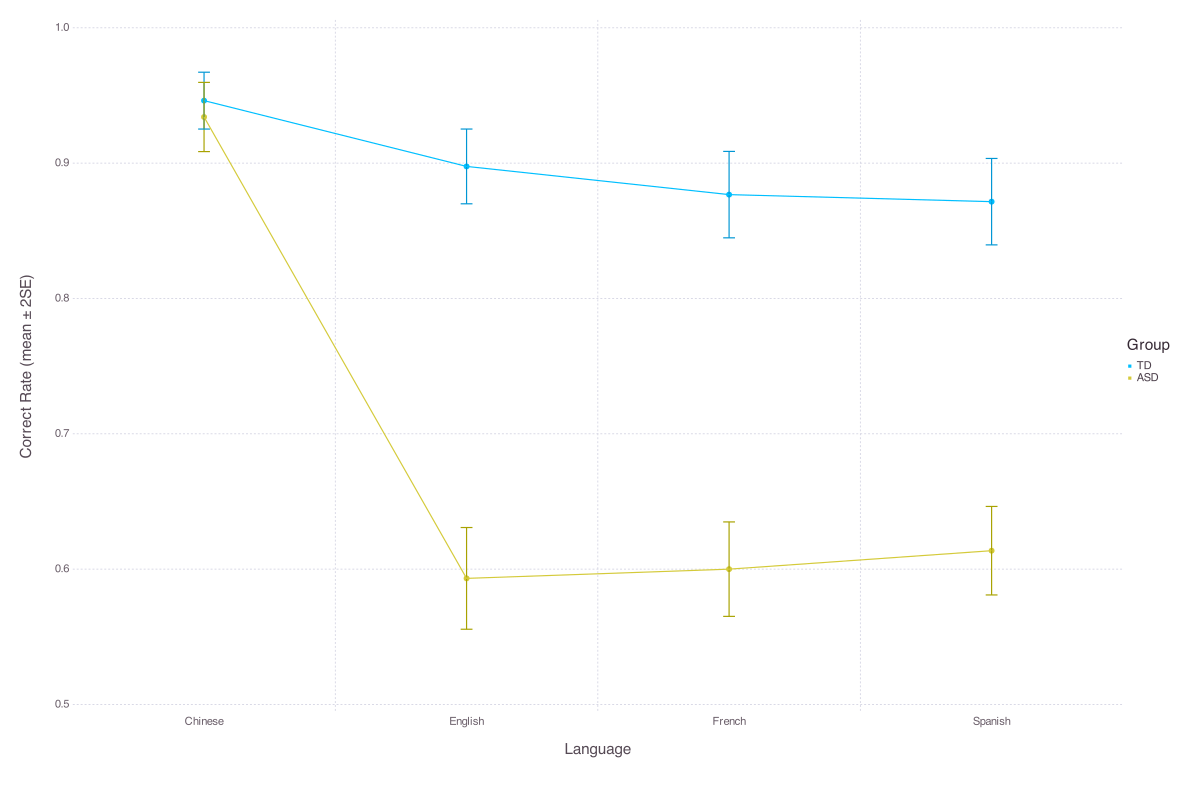

Write the Julia code that produced this figure.
### A Pluto.jl notebook ###
# v0.17.1

using Markdown
using InteractiveUtils

# ╔═╡ f52f84dc-bf83-406b-b1d9-8513d936e28a
using PlutoUI; PlutoUI.TableOfContents(title = "Table of Contents", aside = false)

# ╔═╡ e5852057-e107-4a74-97cd-bf490d467aaa
using XLSX, DataFrames, FreqTables

# ╔═╡ 49b1d733-c7a9-4f45-b6f3-1a08558b20ab
using GLM

# ╔═╡ 324d2b72-6e80-4114-b64a-efafc6130d4d
using Gadfly

# ╔═╡ bc5a5019-119f-4685-a21b-5a9c5d865095
using Cairo, Fontconfig

# ╔═╡ 18f3ad5b-f8a3-43f5-828d-42627ab99d0e
using Printf

# ╔═╡ 0ce67939-301c-478d-b2ad-c4f03d9e1295
md"""
## Basic setting
"""

# ╔═╡ ee7cc4f7-2e96-466f-ab44-eeb2ce358104
md"""
### Load packages
"""

# ╔═╡ d57bad85-f563-4423-a7fe-a46e0785f147
import Pipe: @pipe

# ╔═╡ af94d0a7-0499-44c0-b5fb-adcd31854a47
import Statistics: mean, std

# ╔═╡ fca8f0ea-8e95-461c-b4dc-f32dcaed8485
md"""
### Set directory
"""

# ╔═╡ d6417408-4542-11ec-394c-33ff544076b7
cd(@__DIR__) # pwd(), Set current directory to location of current file

# ╔═╡ 710b2a12-b3ad-41e3-a2f5-1b6202ae4130
md"""
## Import data
"""

# ╔═╡ 9bd6be40-8108-48d7-a2a9-a20f686aaee7
XLSX.sheetnames(XLSX.readxlsx("Childdata.xlsx")) # Insepect Sheet Names

# ╔═╡ 60eebcdc-6b1a-4dca-9b84-afebf04d9632
begin
	# 1. Read `TD` data and insert column `Group` with value `TD`
	TD = DataFrame(XLSX.readtable("Childdata.xlsx", "TD")...)
	insertcols!(TD, 1, :Group => "TD")
	
	# 2. Read `ASD` data and insert column `Group` with value `ASD`
	ASD = DataFrame(XLSX.readtable("Childdata.xlsx", "ASD")...)
	insertcols!(ASD, 1, :Group => "ASD")

	# 3. Combine the two dataframes into one
	td_asd = vcat(TD, ASD);

	# 4. Remove column `OverallRate`
	select!(td_asd, Not(:OverallRate))

	# 5. Convert wide to long format
	dt = stack(td_asd, 8:11, variable_name = "Language", value_name = "Rate")

	# 6. Remove substring `Rate` from `:Language` column
	transform!(dt, 
		:Language => ByRow(x -> replace(x, r"(.*?)Rate" => s"\1")) => :Language)

	# 7. Replace study number with tested emotion pairs
	replace!(dt.STUDY, 1 => "Happy-Sad", 2 => "Surprise-Angry")

	# 8. Change column names
	rename!(dt, "STUDY" => "Emotion", "agegroup" => "AgeGroup", 
		"Sub" => "Subject", "block" => "Block", "age" => "Age")

	# 9. Change data formats
	NewSubject(i, j) = string("S", SubString(j, 1, 1), lpad(i, 3, "0"))
	transform!(dt,
		:Emotion           => ByRow(string)                    => :Emotion,
		[:Subject, :Group] => ByRow(NewSubject)                => :Subject,
		:Gender            => ByRow(i -> i == "0" ? "F" : "M") => :Gender,
		:Age               => ByRow(Float64)                   => :Age,
		:AgeGroup          => ByRow(i -> string(i, "yrs"))     => :AgeGroup,
		:Block             => ByRow(i -> string("B", i))       => :Block,
		:Rate              => ByRow(Float64)                   => :Rate
	)

end;

# ╔═╡ 1e181501-cd06-4c7f-a7c9-5f3b0e6748c9
md"""
## First glance
"""

# ╔═╡ b249e0dc-397c-45b6-ab6d-442b319d8df2
md"""
### Basic information
"""

# ╔═╡ f80c31e9-c301-4d72-b4d6-267b370153d3
describe(dt)

# ╔═╡ c14ef831-413e-4556-bf38-af1893b584d1
unique(dt.Rate)

# ╔═╡ 72180100-3084-4214-ae7b-d36b4cd3aef5
freqtable(dt, :Group, :Language)

# ╔═╡ f491cfe0-9c81-4025-bede-13adb26e9066
md"""
### Box plot
"""

# ╔═╡ e2601f01-8774-416f-bd95-0ea8e61ee495
set_default_plot_size(18cm, 12cm)

# ╔═╡ 568f7944-aad7-4945-ac79-ced458795e1a
p1 = plot(dt, 
	x = :Language, y = :Rate, color = :Group,
	xgroup = :Emotion, ygroup = :AgeGroup,
	Geom.subplot_grid(Geom.boxplot),
	Theme(boxplot_spacing = 3px, default_color = "white")
)

# ╔═╡ 9413b3b6-ec2b-4860-93e9-71b858ecae43
draw(PDF("AuditoryEmotion.pdf", 30cm, 20cm), p1)

# ╔═╡ 98724837-1864-41cb-ac99-ee5413ccf961
md"""
### Model selection
"""

# ╔═╡ 7d5fb4d1-eacf-4563-ae96-4b6be33549f6
begin
	f01 = @formula(Rate ~ Language * AgeGroup * Emotion * Group)
	f02 = @formula(Rate ~ 
          Language + AgeGroup + Emotion + Group		
		+ Language & Emotion 
		+ Language & Group 
		+ AgeGroup & Emotion 
		+ AgeGroup & Group 
	)
	f03 = @formula(Rate ~ Language * Group + AgeGroup & Group )
	f04 = @formula(Rate ~ Language * Group)
end;

# ╔═╡ 74ba751e-0cd3-4fa5-89ab-be9a2971d245
begin
	fm01 = fit(LinearModel, f01, dt)
	fm02 = fit(LinearModel, f02, dt)
	fm03 = fit(LinearModel, f03, dt)
	fm04 = fit(LinearModel, f04, dt)
end;

# ╔═╡ 476a9e3a-91f6-4e9d-b071-95979124c70c
ftest(fm01.model, fm02.model, fm03.model, fm04.model)

# ╔═╡ 6ffb20d0-da7d-4bc8-89bc-ddda5e12101a
LU(x) = (
	Lower = mean(x) - 2std(x) / sqrt(length(x)),
	Rate = mean(x),
	Upper = mean(x) + 2std(x) / sqrt(length(x))
)

# ╔═╡ b4e4efa4-d604-43cf-9401-8f590b70fd70
dtm1 = @pipe dt |>
	groupby(_, [:Language, :Group, :AgeGroup]) |>
	combine(_, :Rate => LU => AsTable );

# ╔═╡ 9a7eb4a2-e85f-45e4-835a-db636eef6f2e
dtm2 = @pipe dt |>
	groupby(_, [:Language, :Group]) |>
	combine(_, :Rate => LU => AsTable);

# ╔═╡ 2729e346-1936-43c1-ac09-e058c4177962
set_default_plot_size(18cm, 12cm)

# ╔═╡ b693db45-0914-434b-9c3b-58092b469a61
P2 = plot(dtm1, 
	x = :Language, y = :Rate, ymin = :Lower, ymax = :Upper, 
	color = :Group, ygroup = :AgeGroup,
	Geom.subplot_grid(
		Geom.yerrorbar, Geom.line, 
		Coord.cartesian(ymin = 0.5, ymax = 1) 
	),
	Guide.ylabel("Correct Rate (mean ± 2SE) by AgeGroup")
)

# ╔═╡ 062a825d-352e-4c30-8645-a8bad565a16a
P3 = plot(dtm2, 
	x = :Language, y = :Rate, ymin = :Lower, ymax = :Upper, color = :Group,
	Geom.line, Geom.yerrorbar, Geom.point, Coord.cartesian(ymin = 0.5, ymax = 1),
	Guide.ylabel("Correct Rate (mean ± 2SE)"))

# ╔═╡ 72014e70-7798-4952-ab6a-b3c2ff9d0ce2
draw(PDF("AuditoryEmotion.pdf", 30cm, 20cm), P3)

# ╔═╡ 50ed3cdf-42b3-4170-86c8-2f5824d61907
md"""
 ### Summary <<<<<<======
"""

# ╔═╡ d189079a-2cd0-4624-aae2-9a46b8d59dec
md"""
As we can see in the two previous pictures, the general patterns between 3yrs group and 5yrs group were quite similar, even thgough there is a significant interaction between `AgeGroup` and `Group`;

So it is relativey safe to remove the interaction effect and inspect the simple model, i.e., `fm04`,  as well as Figure `P3`.
"""

# ╔═╡ 07cb8504-f681-4a46-913f-4d4784aebe69
md"""
Click to download figure 'P3' in PDF format: [Download](https://github.com/likanzhan/DataAnalyses.jl/raw/main/notebooks/AuditoryEmotion/AuditoryEmotion.pdf).
"""

# ╔═╡ 94bf2e10-2181-4bc8-ad13-3aec88fb27b5
cf04 = coeftable(fm04)

# ╔═╡ c62a2876-57b3-44d8-a6ff-5299eccad4c1
md"""

As the model suggests, there exists a significant interaction between Group (ASD vs TD) and Language (Chinese vs English vs French vs Spanish). To be specific:

- In ASD group, the correct rate was significantly lower when the test language was a foreign language than when the test language was the participants' mother languge, i.e., Chinese. For English, _b_ = $(round(cf04.cols[1][2], digits = 2)), _t_ = $(round(cf04.cols[3][2], digits = 2)), _p_ = $(@sprintf "%.2e" cf04.cols[4][2]); for French, _b_ = $(round(cf04.cols[1][3], digits = 2)), _t_ = $(round(cf04.cols[3][3], digits = 2)), _p_ = $(@sprintf "%.2e" cf04.cols[4][3]); for Spanish: _b_ = $(round(cf04.cols[1][4], digits = 2)), _t_ = $(round(cf04.cols[3][4], digits = 2)), _p_ = $(@sprintf "%.2e" cf04.cols[4][4]).

- When the test language was Chinese, there exists no significant difference between ASD and TD: _b_ = $(round(cf04.cols[1][5], digits = 2)), _t_ = $(round(cf04.cols[3][5], digits = 2)), _p_ = $(@sprintf "%.2e" cf04.cols[4][5]).

- The difference between a foreign language and the mother language was significantly different between TD and ASD group. For English, _b_ = $(round(cf04.cols[1][6], digits = 2)), _t_ = $(round(cf04.cols[3][6], digits = 2)), _p_ = $(@sprintf "%.2e" cf04.cols[4][6]); for French, _b_ = $(round(cf04.cols[1][7], digits = 2)), _t_ = $(round(cf04.cols[3][7], digits = 2)), _p_ = $(@sprintf "%.2e" cf04.cols[4][7]); for Spanish: _b_ = $(round(cf04.cols[1][8], digits = 2)), _t_ = $(round(cf04.cols[3][8], digits = 2)), _p_ = $(@sprintf "%.2e" cf04.cols[4][8]).

"""

# ╔═╡ 5c25a4f6-98bb-416f-ace7-958d1bd4db23
md"""
## Happy-Sad emotion
"""

# ╔═╡ a9273cae-f387-4e17-95d4-6de042235eb5
md"""
### Models to compare
"""

# ╔═╡ 85e9e4d8-52f0-44c9-ac7a-b5e2db94d9e4
begin
	f1 = @formula(Rate ~ Group * AgeGroup)
	f2 = @formula(Rate ~ Group + AgeGroup)
	f3 = @formula(Rate ~ Group)
	f4 = @formula(Rate ~ AgeGroup)
end;

# ╔═╡ c29f9dca-c4bc-4ecb-b006-30e8f4818358
md"""
### Data
"""

# ╔═╡ a54d0fd0-840a-46fa-9e57-23dbcd9c294a
HS = subset(dt, :Emotion => ByRow(==("Happy-Sad")));

# ╔═╡ ac24c2c2-f987-4f8b-b455-e3ba7244419d
plot(HS, x = :Language, y = :Rate, color = :Group, 
	ygroup = :AgeGroup, Geom.subplot_grid(Geom.boxplot)
)

# ╔═╡ 40f5cde1-cb31-420a-b2c9-58634605a3c0
md"""
### Chinese
"""

# ╔═╡ c65d0c3d-2ef3-4d9a-a8a5-a55171c22104
HSCH = HS[HS.Language .== "Chinese", :];

# ╔═╡ c232525d-58bd-470b-b5ab-049e428c5186
plot(HSCH, x = :AgeGroup, y = :Rate, color = :Group, Geom.boxplot)

# ╔═╡ aaddc734-bb9f-484b-9e4b-a387ff3c4d7d
begin
	hsch1 = fit(LinearModel, f1, HSCH)
	hsch2 = fit(LinearModel, f2, HSCH)
	hsch3 = fit(LinearModel, f3, HSCH)
	hsch4 = fit(LinearModel, f4, HSCH)
end;

# ╔═╡ 16203400-230b-46c0-9376-bb66ea51c50c
ftest(hsch1.model, hsch2.model, hsch3.model)

# ╔═╡ 1a69a283-a293-4f89-bec7-ee7d2bdb1167
ftest(hsch1.model, hsch2.model, hsch4.model) # Select the Simlyest Model, hsch4

# ╔═╡ e6808d00-d343-4b73-86a6-3fa5167f779e
hscfch = coeftable(hsch4)

# ╔═╡ 7a702279-5ba2-4061-ac52-2648572eaf3f
md"""
- There exists a significant difference between 4 yrs and 5 yrs, regardless of TD and ASD, _b_ = $(round(hscfch.cols[1][2], digits = 2)), _t_ = $(round(hscfch.cols[3][2], digits = 2)), _p_ = $(hscfch.cols[4][2])
"""

# ╔═╡ c0b8258c-b0ad-4d93-9efc-6dd073e865a8
md"""
### English
"""

# ╔═╡ 0252f521-b456-4e3f-909e-dadfef68d438
HSEN = HS[HS.Language .== "English", :];

# ╔═╡ 1b8499a6-a49a-4ee7-bf7c-4d7b23ab1f6a
plot(HSEN, y = :Rate, x = :AgeGroup, color = :Group, Geom.boxplot)

# ╔═╡ 10257271-e97f-49c5-8c28-2567245f7c4c
begin
	hsen1 = fit(LinearModel, f1, HSEN)
	hsen2 = fit(LinearModel, f2, HSEN)
	hsen3 = fit(LinearModel, f3, HSEN)
	hsen4 = fit(LinearModel, f4, HSEN)
end;

# ╔═╡ f6c9c0ab-9d00-4ff2-b33e-c5cd3d31f830
ftest(hsen1.model, hsen2.model, hsen3.model) # No interaction, select model 2

# ╔═╡ ec8ad974-456d-4421-965f-b78e4f704215
hscfen = coeftable(hsen2)

# ╔═╡ 1621706d-54c5-49d7-a159-fc2bf9f63439
md"""
- There exists a significant difference between TD and ASD: _b_ = $(round(hscfen.cols[1][2], digits = 2)), _t_ = $(round(hscfen.cols[3][2], digits = 2)), _p_ = $(hscfen.cols[4][2]), and 

- A significant difference between 4 yrs and 5 yrs: _b1_ = $(round(hscfen.cols[1][3], digits = 2)), _t_ = $(round(hscfen.cols[3][3], digits = 2)), _p_ = $(hscfen.cols[4][3])

"""

# ╔═╡ a26dc69f-58cc-4dc9-821f-63859d549f5a
md"""
### French
"""

# ╔═╡ 1961ad5d-be31-4889-af32-033974c43e7c
HSFR = HS[HS.Language .== "French", :];

# ╔═╡ 5f135cd1-640b-494b-aaa7-4a857458af50
plot(HSFR, y = :Rate, x = :AgeGroup, color = :Group, Geom.boxplot)

# ╔═╡ c1957ec1-6f4b-49c7-87d7-412c26a253f5
begin
	hsfr1 = fit(LinearModel, f1, HSFR)
	hsfr2 = fit(LinearModel, f2, HSFR)
	hsfr3 = fit(LinearModel, f3, HSFR)
	hsfr4 = fit(LinearModel, f4, HSFR)
end;

# ╔═╡ f2cd3eeb-46bd-4f02-a3b6-cc9959c32db3
ftest(hsfr1.model, hsfr2.model, hsfr3.model) # Interaction is significant, select model 1

# ╔═╡ 077c2cc7-c69e-4b39-ad82-30e2cc689eb2
hscffr = coeftable(hsfr1)

# ╔═╡ 012f1c13-16aa-4dae-8984-dac65c9cc565
md"""
- There exists an interaction between Group and AgeGroup: _b_ = $(round(hscffr.cols[1][4], digits = 2)), _t_ = $(round(hscffr.cols[3][4], digits = 2)), _p_ = $(hscffr.cols[4][4]), and 

- A main effect of Group: _b1_ = $(round(hscffr.cols[1][2], digits = 2)), _t_ = $(round(hscffr.cols[3][2], digits = 2)), _p_ = $(hscffr.cols[4][2])

"""

# ╔═╡ b71a0707-9397-46c1-b178-c6b154efe2cf
md"""
### Spanish
"""

# ╔═╡ 4bb52201-0463-4005-8fef-4ed532ed877c
HSSP = HS[HS.Language .== "Spanish", :];

# ╔═╡ 3e44a245-1874-4b19-9a07-58b0c10d38ba
plot(HSSP, y = :Rate, x = :AgeGroup, color = :Group, Geom.boxplot)

# ╔═╡ 2679575a-6f30-4c89-a435-6a056ad012c7
begin
	hssp1 = fit(LinearModel, f1, HSSP)
	hssp2 = fit(LinearModel, f2, HSSP)
	hssp3 = fit(LinearModel, f3, HSSP)
	hssp4 = fit(LinearModel, f4, HSSP)
end;

# ╔═╡ e0b33596-0000-46db-921f-6414699a13d0
ftest(hssp1.model, hssp2.model, hssp3.model) # Select the simliest model

# ╔═╡ 5724d3ac-7004-4913-9bf9-7c4d98bd4e68
hscfsp = coeftable(hssp3)

# ╔═╡ da2ab065-f7ab-4356-9fc9-115f72da7938
md"""
- There exists a significant difference between TD and ASD, regardless of age groups, _b_ = $(round(hscfsp.cols[1][2], digits = 2)), _t_ = $(round(hscfsp.cols[3][2], digits = 2)), _p_ = $(hscfsp.cols[4][2]).

"""

# ╔═╡ d3563f52-cc91-46a8-8ea6-efd8deda1dbc
md"""
## Surprise-Angry emotion
"""

# ╔═╡ a6d178e0-2eb2-45bc-b696-e2a2fa490472
md"""
### Data
"""

# ╔═╡ 1cbbddd9-59be-43bd-bd3a-d6d485103636
SA = subset(dt, :Emotion => ByRow(==("Surprise-Angry")));

# ╔═╡ 9c341e9c-629c-4aa2-9ad3-8360eb008dff
plot(SA, x = :Language, y = :Rate, color = :Group, 
	ygroup = :AgeGroup, Geom.subplot_grid(Geom.boxplot)
)

# ╔═╡ e4cb07e2-05c3-438f-bc3a-0698858d12b9
md"""
### Chinese
"""

# ╔═╡ 85a1eafb-5d5b-4116-b80d-95d3657eaf57
SACH = SA[SA.Language .== "Chinese", :];

# ╔═╡ 91309ccb-e602-4bad-b17e-3e41769f2edd
plot(SACH, y = :Rate, x = :AgeGroup, color = :Group, Geom.boxplot)

# ╔═╡ 6800f7d8-b856-4594-8776-0f088b3009b3
begin
	sach1 = fit(LinearModel, f1, SACH)
	sach2 = fit(LinearModel, f2, SACH)
	sach3 = fit(LinearModel, f3, SACH)
	sach4 = fit(LinearModel, f4, SACH)
end;

# ╔═╡ 2b6be048-d8c5-40d3-ba2e-25f371dc066d
ftest(sach1.model, sach2.model, sach3.model)

# ╔═╡ 03a4ec50-ac88-4584-9513-989a54f968f6
ftest(sach1.model, sach2.model, sach4.model) # Select the sympliest model

# ╔═╡ 0fb89d31-3278-4ffc-8044-9bb13cedd198
sacfch = coeftable(sach4)

# ╔═╡ 45456603-59a9-40e5-841d-9c54cb8e54d8
md"""
- There exists a significant difference between 4 yrs and 5 yrs, regardless of TD and ASD, _b_ = $(round(sacfch.cols[1][2], digits = 2)), _t_ = $(round(sacfch.cols[3][2], digits = 2)), _p_ = $(sacfch.cols[4][2])
"""

# ╔═╡ 285581a7-4eb0-452d-a8d6-98f34de10648
md"""
### English
"""

# ╔═╡ dfe09ea9-2384-427d-b42a-5c6c198de186
SAEN = SA[SA.Language .== "English", :];

# ╔═╡ b535d2d2-2bbd-4b73-a6ae-f41b5d58b8cd
plot(SAEN, y = :Rate, x = :AgeGroup, color = :Group, Geom.boxplot)

# ╔═╡ 5d7480f5-d1a9-46e0-8be7-aa51a7ff4164
begin
	saen1 = fit(LinearModel, f1, SAEN)
	saen2 = fit(LinearModel, f2, SAEN)
	saen3 = fit(LinearModel, f3, SAEN)
	saen4 = fit(LinearModel, f4, SAEN)
end;

# ╔═╡ 64ef90b5-20ea-47c9-ac91-6593d111ba0b
ftest(saen1.model, saen2.model, saen3.model) # Interaction is significant

# ╔═╡ 26f8b9ef-4185-4a03-b859-67c94867d7e7
sacfen = coeftable(saen1)

# ╔═╡ 0127f197-3eb9-4cbf-91f6-18016d172c15
md"""
### French
"""

# ╔═╡ 3ce469b3-9a1a-4c4c-8899-c59ad16dbe8a
SAFR = SA[SA.Language .== "French", :];

# ╔═╡ 4e4f4b9d-d046-4c1c-a44f-dca4f6b1f2d3
plot(SAFR, y = :Rate, x = :AgeGroup, color = :Group, Geom.boxplot)

# ╔═╡ 61b9dfda-4afb-4964-85a9-77638823b687
begin
	safr1 = fit(LinearModel, f1, SAFR)
	safr2 = fit(LinearModel, f2, SAFR)
	safr3 = fit(LinearModel, f3, SAFR)
	safr4 = fit(LinearModel, f4, SAFR)
end;

# ╔═╡ f5751762-8afd-402b-870e-f662104ada4b
ftest(safr1.model, safr2.model, safr3.model) # Select the simple model

# ╔═╡ c14e0988-750d-4381-92d7-36bd6a561b30
sacffr = coeftable(safr3)

# ╔═╡ 39e24eb1-e1ee-4206-a690-818ab527ce83
md"""
### Spanish
"""

# ╔═╡ 7ca3bb5a-dc77-4695-bd60-ed7cd7dafc88
SASP = SA[SA.Language .== "Spanish", :];

# ╔═╡ ed736930-44e6-4c96-9379-452b115e38fe
plot(SASP, y = :Rate, x = :AgeGroup, color = :Group, Geom.boxplot)

# ╔═╡ 119af140-423c-4a1a-ac4f-b7cf49bdd207
begin
	sasp1 = fit(LinearModel, f1, SASP)
	sasp2 = fit(LinearModel, f2, SASP)
	sasp3 = fit(LinearModel, f3, SASP)
	sasp4 = fit(LinearModel, f4, SASP)
end;

# ╔═╡ cddaacf8-9b7a-40bb-b8b0-b23cb42e3677
ftest(sasp1.model, sasp2.model, sasp3.model) # Interaction is significant

# ╔═╡ 6b2f504b-58aa-493c-a01c-d8e357379425
sacfsp = coeftable(sasp1)

# ╔═╡ 00000000-0000-0000-0000-000000000001
PLUTO_PROJECT_TOML_CONTENTS = """
[deps]
Cairo = "159f3aea-2a34-519c-b102-8c37f9878175"
DataFrames = "a93c6f00-e57d-5684-b7b6-d8193f3e46c0"
Fontconfig = "186bb1d3-e1f7-5a2c-a377-96d770f13627"
FreqTables = "da1fdf0e-e0ff-5433-a45f-9bb5ff651cb1"
GLM = "38e38edf-8417-5370-95a0-9cbb8c7f171a"
Gadfly = "c91e804a-d5a3-530f-b6f0-dfbca275c004"
Pipe = "b98c9c47-44ae-5843-9183-064241ee97a0"
PlutoUI = "7f904dfe-b85e-4ff6-b463-dae2292396a8"
Printf = "de0858da-6303-5e67-8744-51eddeeeb8d7"
Statistics = "10745b16-79ce-11e8-11f9-7d13ad32a3b2"
XLSX = "fdbf4ff8-1666-58a4-91e7-1b58723a45e0"

[compat]
Cairo = "~1.0.5"
DataFrames = "~1.2.2"
Fontconfig = "~0.4.0"
FreqTables = "~0.4.5"
GLM = "~1.5.1"
Gadfly = "~1.3.4"
Pipe = "~1.3.0"
PlutoUI = "~0.7.19"
XLSX = "~0.7.8"
"""

# ╔═╡ 00000000-0000-0000-0000-000000000002
PLUTO_MANIFEST_TOML_CONTENTS = """
# This file is machine-generated - editing it directly is not advised

[[AbstractFFTs]]
deps = ["LinearAlgebra"]
git-tree-sha1 = "485ee0867925449198280d4af84bdb46a2a404d0"
uuid = "621f4979-c628-5d54-868e-fcf4e3e8185c"
version = "1.0.1"

[[AbstractPlutoDingetjes]]
deps = ["Pkg"]
git-tree-sha1 = "0bc60e3006ad95b4bb7497698dd7c6d649b9bc06"
uuid = "6e696c72-6542-2067-7265-42206c756150"
version = "1.1.1"

[[Adapt]]
deps = ["LinearAlgebra"]
git-tree-sha1 = "84918055d15b3114ede17ac6a7182f68870c16f7"
uuid = "79e6a3ab-5dfb-504d-930d-738a2a938a0e"
version = "3.3.1"

[[ArgTools]]
uuid = "0dad84c5-d112-42e6-8d28-ef12dabb789f"

[[Artifacts]]
uuid = "56f22d72-fd6d-98f1-02f0-08ddc0907c33"

[[AxisAlgorithms]]
deps = ["LinearAlgebra", "Random", "SparseArrays", "WoodburyMatrices"]
git-tree-sha1 = "66771c8d21c8ff5e3a93379480a2307ac36863f7"
uuid = "13072b0f-2c55-5437-9ae7-d433b7a33950"
version = "1.0.1"

[[Base64]]
uuid = "2a0f44e3-6c83-55bd-87e4-b1978d98bd5f"

[[Bzip2_jll]]
deps = ["Artifacts", "JLLWrappers", "Libdl", "Pkg"]
git-tree-sha1 = "19a35467a82e236ff51bc17a3a44b69ef35185a2"
uuid = "6e34b625-4abd-537c-b88f-471c36dfa7a0"
version = "1.0.8+0"

[[Cairo]]
deps = ["Cairo_jll", "Colors", "Glib_jll", "Graphics", "Libdl", "Pango_jll"]
git-tree-sha1 = "d0b3f8b4ad16cb0a2988c6788646a5e6a17b6b1b"
uuid = "159f3aea-2a34-519c-b102-8c37f9878175"
version = "1.0.5"

[[Cairo_jll]]
deps = ["Artifacts", "Bzip2_jll", "Fontconfig_jll", "FreeType2_jll", "Glib_jll", "JLLWrappers", "LZO_jll", "Libdl", "Pixman_jll", "Pkg", "Xorg_libXext_jll", "Xorg_libXrender_jll", "Zlib_jll", "libpng_jll"]
git-tree-sha1 = "f2202b55d816427cd385a9a4f3ffb226bee80f99"
uuid = "83423d85-b0ee-5818-9007-b63ccbeb887a"
version = "1.16.1+0"

[[CategoricalArrays]]
deps = ["DataAPI", "Future", "Missings", "Printf", "Requires", "Statistics", "Unicode"]
git-tree-sha1 = "c308f209870fdbd84cb20332b6dfaf14bf3387f8"
uuid = "324d7699-5711-5eae-9e2f-1d82baa6b597"
version = "0.10.2"

[[ChainRulesCore]]
deps = ["Compat", "LinearAlgebra", "SparseArrays"]
git-tree-sha1 = "f885e7e7c124f8c92650d61b9477b9ac2ee607dd"
uuid = "d360d2e6-b24c-11e9-a2a3-2a2ae2dbcce4"
version = "1.11.1"

[[ChangesOfVariables]]
deps = ["LinearAlgebra", "Test"]
git-tree-sha1 = "9a1d594397670492219635b35a3d830b04730d62"
uuid = "9e997f8a-9a97-42d5-a9f1-ce6bfc15e2c0"
version = "0.1.1"

[[ColorTypes]]
deps = ["FixedPointNumbers", "Random"]
git-tree-sha1 = "024fe24d83e4a5bf5fc80501a314ce0d1aa35597"
uuid = "3da002f7-5984-5a60-b8a6-cbb66c0b333f"
version = "0.11.0"

[[Colors]]
deps = ["ColorTypes", "FixedPointNumbers", "Reexport"]
git-tree-sha1 = "417b0ed7b8b838aa6ca0a87aadf1bb9eb111ce40"
uuid = "5ae59095-9a9b-59fe-a467-6f913c188581"
version = "0.12.8"

[[Combinatorics]]
git-tree-sha1 = "08c8b6831dc00bfea825826be0bc8336fc369860"
uuid = "861a8166-3701-5b0c-9a16-15d98fcdc6aa"
version = "1.0.2"

[[Compat]]
deps = ["Base64", "Dates", "DelimitedFiles", "Distributed", "InteractiveUtils", "LibGit2", "Libdl", "LinearAlgebra", "Markdown", "Mmap", "Pkg", "Printf", "REPL", "Random", "SHA", "Serialization", "SharedArrays", "Sockets", "SparseArrays", "Statistics", "Test", "UUIDs", "Unicode"]
git-tree-sha1 = "dce3e3fea680869eaa0b774b2e8343e9ff442313"
uuid = "34da2185-b29b-5c13-b0c7-acf172513d20"
version = "3.40.0"

[[CompilerSupportLibraries_jll]]
deps = ["Artifacts", "Libdl"]
uuid = "e66e0078-7015-5450-92f7-15fbd957f2ae"

[[Compose]]
deps = ["Base64", "Colors", "DataStructures", "Dates", "IterTools", "JSON", "LinearAlgebra", "Measures", "Printf", "Random", "Requires", "Statistics", "UUIDs"]
git-tree-sha1 = "c6461fc7c35a4bb8d00905df7adafcff1fe3a6bc"
uuid = "a81c6b42-2e10-5240-aca2-a61377ecd94b"
version = "0.9.2"

[[Contour]]
deps = ["StaticArrays"]
git-tree-sha1 = "9f02045d934dc030edad45944ea80dbd1f0ebea7"
uuid = "d38c429a-6771-53c6-b99e-75d170b6e991"
version = "0.5.7"

[[CoupledFields]]
deps = ["LinearAlgebra", "Statistics", "StatsBase"]
git-tree-sha1 = "6c9671364c68c1158ac2524ac881536195b7e7bc"
uuid = "7ad07ef1-bdf2-5661-9d2b-286fd4296dac"
version = "0.2.0"

[[Crayons]]
git-tree-sha1 = "3f71217b538d7aaee0b69ab47d9b7724ca8afa0d"
uuid = "a8cc5b0e-0ffa-5ad4-8c14-923d3ee1735f"
version = "4.0.4"

[[DataAPI]]
git-tree-sha1 = "cc70b17275652eb47bc9e5f81635981f13cea5c8"
uuid = "9a962f9c-6df0-11e9-0e5d-c546b8b5ee8a"
version = "1.9.0"

[[DataFrames]]
deps = ["Compat", "DataAPI", "Future", "InvertedIndices", "IteratorInterfaceExtensions", "LinearAlgebra", "Markdown", "Missings", "PooledArrays", "PrettyTables", "Printf", "REPL", "Reexport", "SortingAlgorithms", "Statistics", "TableTraits", "Tables", "Unicode"]
git-tree-sha1 = "d785f42445b63fc86caa08bb9a9351008be9b765"
uuid = "a93c6f00-e57d-5684-b7b6-d8193f3e46c0"
version = "1.2.2"

[[DataStructures]]
deps = ["Compat", "InteractiveUtils", "OrderedCollections"]
git-tree-sha1 = "7d9d316f04214f7efdbb6398d545446e246eff02"
uuid = "864edb3b-99cc-5e75-8d2d-829cb0a9cfe8"
version = "0.18.10"

[[DataValueInterfaces]]
git-tree-sha1 = "bfc1187b79289637fa0ef6d4436ebdfe6905cbd6"
uuid = "e2d170a0-9d28-54be-80f0-106bbe20a464"
version = "1.0.0"

[[Dates]]
deps = ["Printf"]
uuid = "ade2ca70-3891-5945-98fb-dc099432e06a"

[[DelimitedFiles]]
deps = ["Mmap"]
uuid = "8bb1440f-4735-579b-a4ab-409b98df4dab"

[[DensityInterface]]
deps = ["InverseFunctions", "Test"]
git-tree-sha1 = "80c3e8639e3353e5d2912fb3a1916b8455e2494b"
uuid = "b429d917-457f-4dbc-8f4c-0cc954292b1d"
version = "0.4.0"

[[Distances]]
deps = ["LinearAlgebra", "Statistics", "StatsAPI"]
git-tree-sha1 = "837c83e5574582e07662bbbba733964ff7c26b9d"
uuid = "b4f34e82-e78d-54a5-968a-f98e89d6e8f7"
version = "0.10.6"

[[Distributed]]
deps = ["Random", "Serialization", "Sockets"]
uuid = "8ba89e20-285c-5b6f-9357-94700520ee1b"

[[Distributions]]
deps = ["ChainRulesCore", "DensityInterface", "FillArrays", "LinearAlgebra", "PDMats", "Printf", "QuadGK", "Random", "SparseArrays", "SpecialFunctions", "Statistics", "StatsBase", "StatsFuns", "Test"]
git-tree-sha1 = "dc6f530de935bb3c3cd73e99db5b4698e58b2fcf"
uuid = "31c24e10-a181-5473-b8eb-7969acd0382f"
version = "0.25.31"

[[DocStringExtensions]]
deps = ["LibGit2"]
git-tree-sha1 = "b19534d1895d702889b219c382a6e18010797f0b"
uuid = "ffbed154-4ef7-542d-bbb7-c09d3a79fcae"
version = "0.8.6"

[[Downloads]]
deps = ["ArgTools", "LibCURL", "NetworkOptions"]
uuid = "f43a241f-c20a-4ad4-852c-f6b1247861c6"

[[Expat_jll]]
deps = ["Artifacts", "JLLWrappers", "Libdl", "Pkg"]
git-tree-sha1 = "b3bfd02e98aedfa5cf885665493c5598c350cd2f"
uuid = "2e619515-83b5-522b-bb60-26c02a35a201"
version = "2.2.10+0"

[[EzXML]]
deps = ["Printf", "XML2_jll"]
git-tree-sha1 = "0fa3b52a04a4e210aeb1626def9c90df3ae65268"
uuid = "8f5d6c58-4d21-5cfd-889c-e3ad7ee6a615"
version = "1.1.0"

[[FFTW]]
deps = ["AbstractFFTs", "FFTW_jll", "LinearAlgebra", "MKL_jll", "Preferences", "Reexport"]
git-tree-sha1 = "463cb335fa22c4ebacfd1faba5fde14edb80d96c"
uuid = "7a1cc6ca-52ef-59f5-83cd-3a7055c09341"
version = "1.4.5"

[[FFTW_jll]]
deps = ["Artifacts", "JLLWrappers", "Libdl", "Pkg"]
git-tree-sha1 = "c6033cc3892d0ef5bb9cd29b7f2f0331ea5184ea"
uuid = "f5851436-0d7a-5f13-b9de-f02708fd171a"
version = "3.3.10+0"

[[FillArrays]]
deps = ["LinearAlgebra", "Random", "SparseArrays", "Statistics"]
git-tree-sha1 = "8756f9935b7ccc9064c6eef0bff0ad643df733a3"
uuid = "1a297f60-69ca-5386-bcde-b61e274b549b"
version = "0.12.7"

[[FixedPointNumbers]]
deps = ["Statistics"]
git-tree-sha1 = "335bfdceacc84c5cdf16aadc768aa5ddfc5383cc"
uuid = "53c48c17-4a7d-5ca2-90c5-79b7896eea93"
version = "0.8.4"

[[Fontconfig]]
deps = ["Fontconfig_jll", "Libdl", "Printf"]
git-tree-sha1 = "beef89322ccf3b80062f522ed6f82089a254491e"
uuid = "186bb1d3-e1f7-5a2c-a377-96d770f13627"
version = "0.4.0"

[[Fontconfig_jll]]
deps = ["Artifacts", "Bzip2_jll", "Expat_jll", "FreeType2_jll", "JLLWrappers", "Libdl", "Libuuid_jll", "Pkg", "Zlib_jll"]
git-tree-sha1 = "21efd19106a55620a188615da6d3d06cd7f6ee03"
uuid = "a3f928ae-7b40-5064-980b-68af3947d34b"
version = "2.13.93+0"

[[Formatting]]
deps = ["Printf"]
git-tree-sha1 = "8339d61043228fdd3eb658d86c926cb282ae72a8"
uuid = "59287772-0a20-5a39-b81b-1366585eb4c0"
version = "0.4.2"

[[FreeType2_jll]]
deps = ["Artifacts", "Bzip2_jll", "JLLWrappers", "Libdl", "Pkg", "Zlib_jll"]
git-tree-sha1 = "87eb71354d8ec1a96d4a7636bd57a7347dde3ef9"
uuid = "d7e528f0-a631-5988-bf34-fe36492bcfd7"
version = "2.10.4+0"

[[FreqTables]]
deps = ["CategoricalArrays", "Missings", "NamedArrays", "Tables"]
git-tree-sha1 = "488ad2dab30fd2727ee65451f790c81ed454666d"
uuid = "da1fdf0e-e0ff-5433-a45f-9bb5ff651cb1"
version = "0.4.5"

[[FriBidi_jll]]
deps = ["Artifacts", "JLLWrappers", "Libdl", "Pkg"]
git-tree-sha1 = "aa31987c2ba8704e23c6c8ba8a4f769d5d7e4f91"
uuid = "559328eb-81f9-559d-9380-de523a88c83c"
version = "1.0.10+0"

[[Future]]
deps = ["Random"]
uuid = "9fa8497b-333b-5362-9e8d-4d0656e87820"

[[GLM]]
deps = ["Distributions", "LinearAlgebra", "Printf", "Reexport", "SparseArrays", "SpecialFunctions", "Statistics", "StatsBase", "StatsFuns", "StatsModels"]
git-tree-sha1 = "f564ce4af5e79bb88ff1f4488e64363487674278"
uuid = "38e38edf-8417-5370-95a0-9cbb8c7f171a"
version = "1.5.1"

[[Gadfly]]
deps = ["Base64", "CategoricalArrays", "Colors", "Compose", "Contour", "CoupledFields", "DataAPI", "DataStructures", "Dates", "Distributions", "DocStringExtensions", "Hexagons", "IndirectArrays", "IterTools", "JSON", "Juno", "KernelDensity", "LinearAlgebra", "Loess", "Measures", "Printf", "REPL", "Random", "Requires", "Showoff", "Statistics"]
git-tree-sha1 = "13b402ae74c0558a83c02daa2f3314ddb2d515d3"
uuid = "c91e804a-d5a3-530f-b6f0-dfbca275c004"
version = "1.3.4"

[[Gettext_jll]]
deps = ["Artifacts", "CompilerSupportLibraries_jll", "JLLWrappers", "Libdl", "Libiconv_jll", "Pkg", "XML2_jll"]
git-tree-sha1 = "9b02998aba7bf074d14de89f9d37ca24a1a0b046"
uuid = "78b55507-aeef-58d4-861c-77aaff3498b1"
version = "0.21.0+0"

[[Glib_jll]]
deps = ["Artifacts", "Gettext_jll", "JLLWrappers", "Libdl", "Libffi_jll", "Libiconv_jll", "Libmount_jll", "PCRE_jll", "Pkg", "Zlib_jll"]
git-tree-sha1 = "7bf67e9a481712b3dbe9cb3dac852dc4b1162e02"
uuid = "7746bdde-850d-59dc-9ae8-88ece973131d"
version = "2.68.3+0"

[[Graphics]]
deps = ["Colors", "LinearAlgebra", "NaNMath"]
git-tree-sha1 = "1c5a84319923bea76fa145d49e93aa4394c73fc2"
uuid = "a2bd30eb-e257-5431-a919-1863eab51364"
version = "1.1.1"

[[Graphite2_jll]]
deps = ["Artifacts", "JLLWrappers", "Libdl", "Pkg"]
git-tree-sha1 = "344bf40dcab1073aca04aa0df4fb092f920e4011"
uuid = "3b182d85-2403-5c21-9c21-1e1f0cc25472"
version = "1.3.14+0"

[[Grisu]]
git-tree-sha1 = "53bb909d1151e57e2484c3d1b53e19552b887fb2"
uuid = "42e2da0e-8278-4e71-bc24-59509adca0fe"
version = "1.0.2"

[[HarfBuzz_jll]]
deps = ["Artifacts", "Cairo_jll", "Fontconfig_jll", "FreeType2_jll", "Glib_jll", "Graphite2_jll", "JLLWrappers", "Libdl", "Libffi_jll", "Pkg"]
git-tree-sha1 = "8a954fed8ac097d5be04921d595f741115c1b2ad"
uuid = "2e76f6c2-a576-52d4-95c1-20adfe4de566"
version = "2.8.1+0"

[[Hexagons]]
deps = ["Test"]
git-tree-sha1 = "de4a6f9e7c4710ced6838ca906f81905f7385fd6"
uuid = "a1b4810d-1bce-5fbd-ac56-80944d57a21f"
version = "0.2.0"

[[Hyperscript]]
deps = ["Test"]
git-tree-sha1 = "8d511d5b81240fc8e6802386302675bdf47737b9"
uuid = "47d2ed2b-36de-50cf-bf87-49c2cf4b8b91"
version = "0.0.4"

[[HypertextLiteral]]
git-tree-sha1 = "2b078b5a615c6c0396c77810d92ee8c6f470d238"
uuid = "ac1192a8-f4b3-4bfe-ba22-af5b92cd3ab2"
version = "0.9.3"

[[IOCapture]]
deps = ["Logging", "Random"]
git-tree-sha1 = "f7be53659ab06ddc986428d3a9dcc95f6fa6705a"
uuid = "b5f81e59-6552-4d32-b1f0-c071b021bf89"
version = "0.2.2"

[[IndirectArrays]]
git-tree-sha1 = "012e604e1c7458645cb8b436f8fba789a51b257f"
uuid = "9b13fd28-a010-5f03-acff-a1bbcff69959"
version = "1.0.0"

[[IntelOpenMP_jll]]
deps = ["Artifacts", "JLLWrappers", "Libdl", "Pkg"]
git-tree-sha1 = "d979e54b71da82f3a65b62553da4fc3d18c9004c"
uuid = "1d5cc7b8-4909-519e-a0f8-d0f5ad9712d0"
version = "2018.0.3+2"

[[InteractiveUtils]]
deps = ["Markdown"]
uuid = "b77e0a4c-d291-57a0-90e8-8db25a27a240"

[[Interpolations]]
deps = ["AxisAlgorithms", "ChainRulesCore", "LinearAlgebra", "OffsetArrays", "Random", "Ratios", "Requires", "SharedArrays", "SparseArrays", "StaticArrays", "WoodburyMatrices"]
git-tree-sha1 = "61aa005707ea2cebf47c8d780da8dc9bc4e0c512"
uuid = "a98d9a8b-a2ab-59e6-89dd-64a1c18fca59"
version = "0.13.4"

[[InverseFunctions]]
deps = ["Test"]
git-tree-sha1 = "a7254c0acd8e62f1ac75ad24d5db43f5f19f3c65"
uuid = "3587e190-3f89-42d0-90ee-14403ec27112"
version = "0.1.2"

[[InvertedIndices]]
git-tree-sha1 = "bee5f1ef5bf65df56bdd2e40447590b272a5471f"
uuid = "41ab1584-1d38-5bbf-9106-f11c6c58b48f"
version = "1.1.0"

[[IrrationalConstants]]
git-tree-sha1 = "7fd44fd4ff43fc60815f8e764c0f352b83c49151"
uuid = "92d709cd-6900-40b7-9082-c6be49f344b6"
version = "0.1.1"

[[IterTools]]
git-tree-sha1 = "05110a2ab1fc5f932622ffea2a003221f4782c18"
uuid = "c8e1da08-722c-5040-9ed9-7db0dc04731e"
version = "1.3.0"

[[IteratorInterfaceExtensions]]
git-tree-sha1 = "a3f24677c21f5bbe9d2a714f95dcd58337fb2856"
uuid = "82899510-4779-5014-852e-03e436cf321d"
version = "1.0.0"

[[JLLWrappers]]
deps = ["Preferences"]
git-tree-sha1 = "642a199af8b68253517b80bd3bfd17eb4e84df6e"
uuid = "692b3bcd-3c85-4b1f-b108-f13ce0eb3210"
version = "1.3.0"

[[JSON]]
deps = ["Dates", "Mmap", "Parsers", "Unicode"]
git-tree-sha1 = "8076680b162ada2a031f707ac7b4953e30667a37"
uuid = "682c06a0-de6a-54ab-a142-c8b1cf79cde6"
version = "0.21.2"

[[Juno]]
deps = ["Base64", "Logging", "Media", "Profile"]
git-tree-sha1 = "07cb43290a840908a771552911a6274bc6c072c7"
uuid = "e5e0dc1b-0480-54bc-9374-aad01c23163d"
version = "0.8.4"

[[KernelDensity]]
deps = ["Distributions", "DocStringExtensions", "FFTW", "Interpolations", "StatsBase"]
git-tree-sha1 = "591e8dc09ad18386189610acafb970032c519707"
uuid = "5ab0869b-81aa-558d-bb23-cbf5423bbe9b"
version = "0.6.3"

[[LZO_jll]]
deps = ["Artifacts", "JLLWrappers", "Libdl", "Pkg"]
git-tree-sha1 = "e5b909bcf985c5e2605737d2ce278ed791b89be6"
uuid = "dd4b983a-f0e5-5f8d-a1b7-129d4a5fb1ac"
version = "2.10.1+0"

[[LazyArtifacts]]
deps = ["Artifacts", "Pkg"]
uuid = "4af54fe1-eca0-43a8-85a7-787d91b784e3"

[[LibCURL]]
deps = ["LibCURL_jll", "MozillaCACerts_jll"]
uuid = "b27032c2-a3e7-50c8-80cd-2d36dbcbfd21"

[[LibCURL_jll]]
deps = ["Artifacts", "LibSSH2_jll", "Libdl", "MbedTLS_jll", "Zlib_jll", "nghttp2_jll"]
uuid = "deac9b47-8bc7-5906-a0fe-35ac56dc84c0"

[[LibGit2]]
deps = ["Base64", "NetworkOptions", "Printf", "SHA"]
uuid = "76f85450-5226-5b5a-8eaa-529ad045b433"

[[LibSSH2_jll]]
deps = ["Artifacts", "Libdl", "MbedTLS_jll"]
uuid = "29816b5a-b9ab-546f-933c-edad1886dfa8"

[[Libdl]]
uuid = "8f399da3-3557-5675-b5ff-fb832c97cbdb"

[[Libffi_jll]]
deps = ["Artifacts", "JLLWrappers", "Libdl", "Pkg"]
git-tree-sha1 = "761a393aeccd6aa92ec3515e428c26bf99575b3b"
uuid = "e9f186c6-92d2-5b65-8a66-fee21dc1b490"
version = "3.2.2+0"

[[Libgcrypt_jll]]
deps = ["Artifacts", "JLLWrappers", "Libdl", "Libgpg_error_jll", "Pkg"]
git-tree-sha1 = "64613c82a59c120435c067c2b809fc61cf5166ae"
uuid = "d4300ac3-e22c-5743-9152-c294e39db1e4"
version = "1.8.7+0"

[[Libgpg_error_jll]]
deps = ["Artifacts", "JLLWrappers", "Libdl", "Pkg"]
git-tree-sha1 = "c333716e46366857753e273ce6a69ee0945a6db9"
uuid = "7add5ba3-2f88-524e-9cd5-f83b8a55f7b8"
version = "1.42.0+0"

[[Libiconv_jll]]
deps = ["Artifacts", "JLLWrappers", "Libdl", "Pkg"]
git-tree-sha1 = "42b62845d70a619f063a7da093d995ec8e15e778"
uuid = "94ce4f54-9a6c-5748-9c1c-f9c7231a4531"
version = "1.16.1+1"

[[Libmount_jll]]
deps = ["Artifacts", "JLLWrappers", "Libdl", "Pkg"]
git-tree-sha1 = "9c30530bf0effd46e15e0fdcf2b8636e78cbbd73"
uuid = "4b2f31a3-9ecc-558c-b454-b3730dcb73e9"
version = "2.35.0+0"

[[Libuuid_jll]]
deps = ["Artifacts", "JLLWrappers", "Libdl", "Pkg"]
git-tree-sha1 = "7f3efec06033682db852f8b3bc3c1d2b0a0ab066"
uuid = "38a345b3-de98-5d2b-a5d3-14cd9215e700"
version = "2.36.0+0"

[[LinearAlgebra]]
deps = ["Libdl"]
uuid = "37e2e46d-f89d-539d-b4ee-838fcccc9c8e"

[[Loess]]
deps = ["Distances", "LinearAlgebra", "Statistics"]
git-tree-sha1 = "46efcea75c890e5d820e670516dc156689851722"
uuid = "4345ca2d-374a-55d4-8d30-97f9976e7612"
version = "0.5.4"

[[LogExpFunctions]]
deps = ["ChainRulesCore", "ChangesOfVariables", "DocStringExtensions", "InverseFunctions", "IrrationalConstants", "LinearAlgebra"]
git-tree-sha1 = "be9eef9f9d78cecb6f262f3c10da151a6c5ab827"
uuid = "2ab3a3ac-af41-5b50-aa03-7779005ae688"
version = "0.3.5"

[[Logging]]
uuid = "56ddb016-857b-54e1-b83d-db4d58db5568"

[[MKL_jll]]
deps = ["Artifacts", "IntelOpenMP_jll", "JLLWrappers", "LazyArtifacts", "Libdl", "Pkg"]
git-tree-sha1 = "5455aef09b40e5020e1520f551fa3135040d4ed0"
uuid = "856f044c-d86e-5d09-b602-aeab76dc8ba7"
version = "2021.1.1+2"

[[MacroTools]]
deps = ["Markdown", "Random"]
git-tree-sha1 = "3d3e902b31198a27340d0bf00d6ac452866021cf"
uuid = "1914dd2f-81c6-5fcd-8719-6d5c9610ff09"
version = "0.5.9"

[[Markdown]]
deps = ["Base64"]
uuid = "d6f4376e-aef5-505a-96c1-9c027394607a"

[[MbedTLS_jll]]
deps = ["Artifacts", "Libdl"]
uuid = "c8ffd9c3-330d-5841-b78e-0817d7145fa1"

[[Measures]]
git-tree-sha1 = "e498ddeee6f9fdb4551ce855a46f54dbd900245f"
uuid = "442fdcdd-2543-5da2-b0f3-8c86c306513e"
version = "0.3.1"

[[Media]]
deps = ["MacroTools", "Test"]
git-tree-sha1 = "75a54abd10709c01f1b86b84ec225d26e840ed58"
uuid = "e89f7d12-3494-54d1-8411-f7d8b9ae1f27"
version = "0.5.0"

[[Missings]]
deps = ["DataAPI"]
git-tree-sha1 = "bf210ce90b6c9eed32d25dbcae1ebc565df2687f"
uuid = "e1d29d7a-bbdc-5cf2-9ac0-f12de2c33e28"
version = "1.0.2"

[[Mmap]]
uuid = "a63ad114-7e13-5084-954f-fe012c677804"

[[MozillaCACerts_jll]]
uuid = "14a3606d-f60d-562e-9121-12d972cd8159"

[[NaNMath]]
git-tree-sha1 = "bfe47e760d60b82b66b61d2d44128b62e3a369fb"
uuid = "77ba4419-2d1f-58cd-9bb1-8ffee604a2e3"
version = "0.3.5"

[[NamedArrays]]
deps = ["Combinatorics", "DataStructures", "DelimitedFiles", "InvertedIndices", "LinearAlgebra", "Random", "Requires", "SparseArrays", "Statistics"]
git-tree-sha1 = "2fd5787125d1a93fbe30961bd841707b8a80d75b"
uuid = "86f7a689-2022-50b4-a561-43c23ac3c673"
version = "0.9.6"

[[NetworkOptions]]
uuid = "ca575930-c2e3-43a9-ace4-1e988b2c1908"

[[OffsetArrays]]
deps = ["Adapt"]
git-tree-sha1 = "043017e0bdeff61cfbb7afeb558ab29536bbb5ed"
uuid = "6fe1bfb0-de20-5000-8ca7-80f57d26f881"
version = "1.10.8"

[[OpenLibm_jll]]
deps = ["Artifacts", "Libdl"]
uuid = "05823500-19ac-5b8b-9628-191a04bc5112"

[[OpenSpecFun_jll]]
deps = ["Artifacts", "CompilerSupportLibraries_jll", "JLLWrappers", "Libdl", "Pkg"]
git-tree-sha1 = "13652491f6856acfd2db29360e1bbcd4565d04f1"
uuid = "efe28fd5-8261-553b-a9e1-b2916fc3738e"
version = "0.5.5+0"

[[OrderedCollections]]
git-tree-sha1 = "85f8e6578bf1f9ee0d11e7bb1b1456435479d47c"
uuid = "bac558e1-5e72-5ebc-8fee-abe8a469f55d"
version = "1.4.1"

[[PCRE_jll]]
deps = ["Artifacts", "JLLWrappers", "Libdl", "Pkg"]
git-tree-sha1 = "b2a7af664e098055a7529ad1a900ded962bca488"
uuid = "2f80f16e-611a-54ab-bc61-aa92de5b98fc"
version = "8.44.0+0"

[[PDMats]]
deps = ["LinearAlgebra", "SparseArrays", "SuiteSparse"]
git-tree-sha1 = "86a37fba91f9fb5bbc5207e9458a5b831dfebb6b"
uuid = "90014a1f-27ba-587c-ab20-58faa44d9150"
version = "0.11.4"

[[Pango_jll]]
deps = ["Artifacts", "Cairo_jll", "Fontconfig_jll", "FreeType2_jll", "FriBidi_jll", "Glib_jll", "HarfBuzz_jll", "JLLWrappers", "Libdl", "Pkg"]
git-tree-sha1 = "9bc1871464b12ed19297fbc56c4fb4ba84988b0d"
uuid = "36c8627f-9965-5494-a995-c6b170f724f3"
version = "1.47.0+0"

[[Parsers]]
deps = ["Dates"]
git-tree-sha1 = "ae4bbcadb2906ccc085cf52ac286dc1377dceccc"
uuid = "69de0a69-1ddd-5017-9359-2bf0b02dc9f0"
version = "2.1.2"

[[Pipe]]
git-tree-sha1 = "6842804e7867b115ca9de748a0cf6b364523c16d"
uuid = "b98c9c47-44ae-5843-9183-064241ee97a0"
version = "1.3.0"

[[Pixman_jll]]
deps = ["Artifacts", "JLLWrappers", "Libdl", "Pkg"]
git-tree-sha1 = "b4f5d02549a10e20780a24fce72bea96b6329e29"
uuid = "30392449-352a-5448-841d-b1acce4e97dc"
version = "0.40.1+0"

[[Pkg]]
deps = ["Artifacts", "Dates", "Downloads", "LibGit2", "Libdl", "Logging", "Markdown", "Printf", "REPL", "Random", "SHA", "Serialization", "TOML", "Tar", "UUIDs", "p7zip_jll"]
uuid = "44cfe95a-1eb2-52ea-b672-e2afdf69b78f"

[[PlutoUI]]
deps = ["AbstractPlutoDingetjes", "Base64", "Dates", "Hyperscript", "HypertextLiteral", "IOCapture", "InteractiveUtils", "JSON", "Logging", "Markdown", "Random", "Reexport", "UUIDs"]
git-tree-sha1 = "e071adf21e165ea0d904b595544a8e514c8bb42c"
uuid = "7f904dfe-b85e-4ff6-b463-dae2292396a8"
version = "0.7.19"

[[PooledArrays]]
deps = ["DataAPI", "Future"]
git-tree-sha1 = "a193d6ad9c45ada72c14b731a318bedd3c2f00cf"
uuid = "2dfb63ee-cc39-5dd5-95bd-886bf059d720"
version = "1.3.0"

[[Preferences]]
deps = ["TOML"]
git-tree-sha1 = "00cfd92944ca9c760982747e9a1d0d5d86ab1e5a"
uuid = "21216c6a-2e73-6563-6e65-726566657250"
version = "1.2.2"

[[PrettyTables]]
deps = ["Crayons", "Formatting", "Markdown", "Reexport", "Tables"]
git-tree-sha1 = "d940010be611ee9d67064fe559edbb305f8cc0eb"
uuid = "08abe8d2-0d0c-5749-adfa-8a2ac140af0d"
version = "1.2.3"

[[Printf]]
deps = ["Unicode"]
uuid = "de0858da-6303-5e67-8744-51eddeeeb8d7"

[[Profile]]
deps = ["Printf"]
uuid = "9abbd945-dff8-562f-b5e8-e1ebf5ef1b79"

[[QuadGK]]
deps = ["DataStructures", "LinearAlgebra"]
git-tree-sha1 = "78aadffb3efd2155af139781b8a8df1ef279ea39"
uuid = "1fd47b50-473d-5c70-9696-f719f8f3bcdc"
version = "2.4.2"

[[REPL]]
deps = ["InteractiveUtils", "Markdown", "Sockets", "Unicode"]
uuid = "3fa0cd96-eef1-5676-8a61-b3b8758bbffb"

[[Random]]
deps = ["Serialization"]
uuid = "9a3f8284-a2c9-5f02-9a11-845980a1fd5c"

[[Ratios]]
deps = ["Requires"]
git-tree-sha1 = "01d341f502250e81f6fec0afe662aa861392a3aa"
uuid = "c84ed2f1-dad5-54f0-aa8e-dbefe2724439"
version = "0.4.2"

[[Reexport]]
git-tree-sha1 = "45e428421666073eab6f2da5c9d310d99bb12f9b"
uuid = "189a3867-3050-52da-a836-e630ba90ab69"
version = "1.2.2"

[[Requires]]
deps = ["UUIDs"]
git-tree-sha1 = "4036a3bd08ac7e968e27c203d45f5fff15020621"
uuid = "ae029012-a4dd-5104-9daa-d747884805df"
version = "1.1.3"

[[Rmath]]
deps = ["Random", "Rmath_jll"]
git-tree-sha1 = "bf3188feca147ce108c76ad82c2792c57abe7b1f"
uuid = "79098fc4-a85e-5d69-aa6a-4863f24498fa"
version = "0.7.0"

[[Rmath_jll]]
deps = ["Artifacts", "JLLWrappers", "Libdl", "Pkg"]
git-tree-sha1 = "68db32dff12bb6127bac73c209881191bf0efbb7"
uuid = "f50d1b31-88e8-58de-be2c-1cc44531875f"
version = "0.3.0+0"

[[SHA]]
uuid = "ea8e919c-243c-51af-8825-aaa63cd721ce"

[[Serialization]]
uuid = "9e88b42a-f829-5b0c-bbe9-9e923198166b"

[[SharedArrays]]
deps = ["Distributed", "Mmap", "Random", "Serialization"]
uuid = "1a1011a3-84de-559e-8e89-a11a2f7dc383"

[[ShiftedArrays]]
git-tree-sha1 = "22395afdcf37d6709a5a0766cc4a5ca52cb85ea0"
uuid = "1277b4bf-5013-50f5-be3d-901d8477a67a"
version = "1.0.0"

[[Showoff]]
deps = ["Dates", "Grisu"]
git-tree-sha1 = "91eddf657aca81df9ae6ceb20b959ae5653ad1de"
uuid = "992d4aef-0814-514b-bc4d-f2e9a6c4116f"
version = "1.0.3"

[[Sockets]]
uuid = "6462fe0b-24de-5631-8697-dd941f90decc"

[[SortingAlgorithms]]
deps = ["DataStructures"]
git-tree-sha1 = "b3363d7460f7d098ca0912c69b082f75625d7508"
uuid = "a2af1166-a08f-5f64-846c-94a0d3cef48c"
version = "1.0.1"

[[SparseArrays]]
deps = ["LinearAlgebra", "Random"]
uuid = "2f01184e-e22b-5df5-ae63-d93ebab69eaf"

[[SpecialFunctions]]
deps = ["ChainRulesCore", "IrrationalConstants", "LogExpFunctions", "OpenLibm_jll", "OpenSpecFun_jll"]
git-tree-sha1 = "f0bccf98e16759818ffc5d97ac3ebf87eb950150"
uuid = "276daf66-3868-5448-9aa4-cd146d93841b"
version = "1.8.1"

[[StaticArrays]]
deps = ["LinearAlgebra", "Random", "Statistics"]
git-tree-sha1 = "3c76dde64d03699e074ac02eb2e8ba8254d428da"
uuid = "90137ffa-7385-5640-81b9-e52037218182"
version = "1.2.13"

[[Statistics]]
deps = ["LinearAlgebra", "SparseArrays"]
uuid = "10745b16-79ce-11e8-11f9-7d13ad32a3b2"

[[StatsAPI]]
git-tree-sha1 = "1958272568dc176a1d881acb797beb909c785510"
uuid = "82ae8749-77ed-4fe6-ae5f-f523153014b0"
version = "1.0.0"

[[StatsBase]]
deps = ["DataAPI", "DataStructures", "LinearAlgebra", "LogExpFunctions", "Missings", "Printf", "Random", "SortingAlgorithms", "SparseArrays", "Statistics", "StatsAPI"]
git-tree-sha1 = "eb35dcc66558b2dda84079b9a1be17557d32091a"
uuid = "2913bbd2-ae8a-5f71-8c99-4fb6c76f3a91"
version = "0.33.12"

[[StatsFuns]]
deps = ["ChainRulesCore", "InverseFunctions", "IrrationalConstants", "LogExpFunctions", "Reexport", "Rmath", "SpecialFunctions"]
git-tree-sha1 = "385ab64e64e79f0cd7cfcf897169b91ebbb2d6c8"
uuid = "4c63d2b9-4356-54db-8cca-17b64c39e42c"
version = "0.9.13"

[[StatsModels]]
deps = ["DataAPI", "DataStructures", "LinearAlgebra", "Printf", "REPL", "ShiftedArrays", "SparseArrays", "StatsBase", "StatsFuns", "Tables"]
git-tree-sha1 = "677488c295051568b0b79a77a8c44aa86e78b359"
uuid = "3eaba693-59b7-5ba5-a881-562e759f1c8d"
version = "0.6.28"

[[SuiteSparse]]
deps = ["Libdl", "LinearAlgebra", "Serialization", "SparseArrays"]
uuid = "4607b0f0-06f3-5cda-b6b1-a6196a1729e9"

[[TOML]]
deps = ["Dates"]
uuid = "fa267f1f-6049-4f14-aa54-33bafae1ed76"

[[TableTraits]]
deps = ["IteratorInterfaceExtensions"]
git-tree-sha1 = "c06b2f539df1c6efa794486abfb6ed2022561a39"
uuid = "3783bdb8-4a98-5b6b-af9a-565f29a5fe9c"
version = "1.0.1"

[[Tables]]
deps = ["DataAPI", "DataValueInterfaces", "IteratorInterfaceExtensions", "LinearAlgebra", "TableTraits", "Test"]
git-tree-sha1 = "fed34d0e71b91734bf0a7e10eb1bb05296ddbcd0"
uuid = "bd369af6-aec1-5ad0-b16a-f7cc5008161c"
version = "1.6.0"

[[Tar]]
deps = ["ArgTools", "SHA"]
uuid = "a4e569a6-e804-4fa4-b0f3-eef7a1d5b13e"

[[Test]]
deps = ["InteractiveUtils", "Logging", "Random", "Serialization"]
uuid = "8dfed614-e22c-5e08-85e1-65c5234f0b40"

[[UUIDs]]
deps = ["Random", "SHA"]
uuid = "cf7118a7-6976-5b1a-9a39-7adc72f591a4"

[[Unicode]]
uuid = "4ec0a83e-493e-50e2-b9ac-8f72acf5a8f5"

[[WoodburyMatrices]]
deps = ["LinearAlgebra", "SparseArrays"]
git-tree-sha1 = "de67fa59e33ad156a590055375a30b23c40299d3"
uuid = "efce3f68-66dc-5838-9240-27a6d6f5f9b6"
version = "0.5.5"

[[XLSX]]
deps = ["Dates", "EzXML", "Printf", "Tables", "ZipFile"]
git-tree-sha1 = "96d05d01d6657583a22410e3ba416c75c72d6e1d"
uuid = "fdbf4ff8-1666-58a4-91e7-1b58723a45e0"
version = "0.7.8"

[[XML2_jll]]
deps = ["Artifacts", "JLLWrappers", "Libdl", "Libiconv_jll", "Pkg", "Zlib_jll"]
git-tree-sha1 = "1acf5bdf07aa0907e0a37d3718bb88d4b687b74a"
uuid = "02c8fc9c-b97f-50b9-bbe4-9be30ff0a78a"
version = "2.9.12+0"

[[XSLT_jll]]
deps = ["Artifacts", "JLLWrappers", "Libdl", "Libgcrypt_jll", "Libgpg_error_jll", "Libiconv_jll", "Pkg", "XML2_jll", "Zlib_jll"]
git-tree-sha1 = "91844873c4085240b95e795f692c4cec4d805f8a"
uuid = "aed1982a-8fda-507f-9586-7b0439959a61"
version = "1.1.34+0"

[[Xorg_libX11_jll]]
deps = ["Artifacts", "JLLWrappers", "Libdl", "Pkg", "Xorg_libxcb_jll", "Xorg_xtrans_jll"]
git-tree-sha1 = "5be649d550f3f4b95308bf0183b82e2582876527"
uuid = "4f6342f7-b3d2-589e-9d20-edeb45f2b2bc"
version = "1.6.9+4"

[[Xorg_libXau_jll]]
deps = ["Artifacts", "JLLWrappers", "Libdl", "Pkg"]
git-tree-sha1 = "4e490d5c960c314f33885790ed410ff3a94ce67e"
uuid = "0c0b7dd1-d40b-584c-a123-a41640f87eec"
version = "1.0.9+4"

[[Xorg_libXdmcp_jll]]
deps = ["Artifacts", "JLLWrappers", "Libdl", "Pkg"]
git-tree-sha1 = "4fe47bd2247248125c428978740e18a681372dd4"
uuid = "a3789734-cfe1-5b06-b2d0-1dd0d9d62d05"
version = "1.1.3+4"

[[Xorg_libXext_jll]]
deps = ["Artifacts", "JLLWrappers", "Libdl", "Pkg", "Xorg_libX11_jll"]
git-tree-sha1 = "b7c0aa8c376b31e4852b360222848637f481f8c3"
uuid = "1082639a-0dae-5f34-9b06-72781eeb8cb3"
version = "1.3.4+4"

[[Xorg_libXrender_jll]]
deps = ["Artifacts", "JLLWrappers", "Libdl", "Pkg", "Xorg_libX11_jll"]
git-tree-sha1 = "19560f30fd49f4d4efbe7002a1037f8c43d43b96"
uuid = "ea2f1a96-1ddc-540d-b46f-429655e07cfa"
version = "0.9.10+4"

[[Xorg_libpthread_stubs_jll]]
deps = ["Artifacts", "JLLWrappers", "Libdl", "Pkg"]
git-tree-sha1 = "6783737e45d3c59a4a4c4091f5f88cdcf0908cbb"
uuid = "14d82f49-176c-5ed1-bb49-ad3f5cbd8c74"
version = "0.1.0+3"

[[Xorg_libxcb_jll]]
deps = ["Artifacts", "JLLWrappers", "Libdl", "Pkg", "XSLT_jll", "Xorg_libXau_jll", "Xorg_libXdmcp_jll", "Xorg_libpthread_stubs_jll"]
git-tree-sha1 = "daf17f441228e7a3833846cd048892861cff16d6"
uuid = "c7cfdc94-dc32-55de-ac96-5a1b8d977c5b"
version = "1.13.0+3"

[[Xorg_xtrans_jll]]
deps = ["Artifacts", "JLLWrappers", "Libdl", "Pkg"]
git-tree-sha1 = "79c31e7844f6ecf779705fbc12146eb190b7d845"
uuid = "c5fb5394-a638-5e4d-96e5-b29de1b5cf10"
version = "1.4.0+3"

[[ZipFile]]
deps = ["Libdl", "Printf", "Zlib_jll"]
git-tree-sha1 = "3593e69e469d2111389a9bd06bac1f3d730ac6de"
uuid = "a5390f91-8eb1-5f08-bee0-b1d1ffed6cea"
version = "0.9.4"

[[Zlib_jll]]
deps = ["Libdl"]
uuid = "83775a58-1f1d-513f-b197-d71354ab007a"

[[libpng_jll]]
deps = ["Artifacts", "JLLWrappers", "Libdl", "Pkg", "Zlib_jll"]
git-tree-sha1 = "94d180a6d2b5e55e447e2d27a29ed04fe79eb30c"
uuid = "b53b4c65-9356-5827-b1ea-8c7a1a84506f"
version = "1.6.38+0"

[[nghttp2_jll]]
deps = ["Artifacts", "Libdl"]
uuid = "8e850ede-7688-5339-a07c-302acd2aaf8d"

[[p7zip_jll]]
deps = ["Artifacts", "Libdl"]
uuid = "3f19e933-33d8-53b3-aaab-bd5110c3b7a0"
"""

# ╔═╡ Cell order:
# ╟─f52f84dc-bf83-406b-b1d9-8513d936e28a
# ╟─0ce67939-301c-478d-b2ad-c4f03d9e1295
# ╟─ee7cc4f7-2e96-466f-ab44-eeb2ce358104
# ╠═e5852057-e107-4a74-97cd-bf490d467aaa
# ╠═d57bad85-f563-4423-a7fe-a46e0785f147
# ╠═49b1d733-c7a9-4f45-b6f3-1a08558b20ab
# ╠═af94d0a7-0499-44c0-b5fb-adcd31854a47
# ╠═324d2b72-6e80-4114-b64a-efafc6130d4d
# ╠═bc5a5019-119f-4685-a21b-5a9c5d865095
# ╠═18f3ad5b-f8a3-43f5-828d-42627ab99d0e
# ╟─fca8f0ea-8e95-461c-b4dc-f32dcaed8485
# ╠═d6417408-4542-11ec-394c-33ff544076b7
# ╟─710b2a12-b3ad-41e3-a2f5-1b6202ae4130
# ╠═9bd6be40-8108-48d7-a2a9-a20f686aaee7
# ╠═60eebcdc-6b1a-4dca-9b84-afebf04d9632
# ╟─1e181501-cd06-4c7f-a7c9-5f3b0e6748c9
# ╟─b249e0dc-397c-45b6-ab6d-442b319d8df2
# ╠═f80c31e9-c301-4d72-b4d6-267b370153d3
# ╠═c14ef831-413e-4556-bf38-af1893b584d1
# ╠═72180100-3084-4214-ae7b-d36b4cd3aef5
# ╟─f491cfe0-9c81-4025-bede-13adb26e9066
# ╠═e2601f01-8774-416f-bd95-0ea8e61ee495
# ╠═568f7944-aad7-4945-ac79-ced458795e1a
# ╠═9413b3b6-ec2b-4860-93e9-71b858ecae43
# ╟─98724837-1864-41cb-ac99-ee5413ccf961
# ╠═7d5fb4d1-eacf-4563-ae96-4b6be33549f6
# ╠═74ba751e-0cd3-4fa5-89ab-be9a2971d245
# ╠═476a9e3a-91f6-4e9d-b071-95979124c70c
# ╠═6ffb20d0-da7d-4bc8-89bc-ddda5e12101a
# ╠═b4e4efa4-d604-43cf-9401-8f590b70fd70
# ╠═9a7eb4a2-e85f-45e4-835a-db636eef6f2e
# ╠═2729e346-1936-43c1-ac09-e058c4177962
# ╠═b693db45-0914-434b-9c3b-58092b469a61
# ╠═062a825d-352e-4c30-8645-a8bad565a16a
# ╠═72014e70-7798-4952-ab6a-b3c2ff9d0ce2
# ╟─50ed3cdf-42b3-4170-86c8-2f5824d61907
# ╟─d189079a-2cd0-4624-aae2-9a46b8d59dec
# ╟─07cb8504-f681-4a46-913f-4d4784aebe69
# ╠═94bf2e10-2181-4bc8-ad13-3aec88fb27b5
# ╟─c62a2876-57b3-44d8-a6ff-5299eccad4c1
# ╟─5c25a4f6-98bb-416f-ace7-958d1bd4db23
# ╟─a9273cae-f387-4e17-95d4-6de042235eb5
# ╠═85e9e4d8-52f0-44c9-ac7a-b5e2db94d9e4
# ╟─c29f9dca-c4bc-4ecb-b006-30e8f4818358
# ╠═a54d0fd0-840a-46fa-9e57-23dbcd9c294a
# ╠═ac24c2c2-f987-4f8b-b455-e3ba7244419d
# ╟─40f5cde1-cb31-420a-b2c9-58634605a3c0
# ╠═c65d0c3d-2ef3-4d9a-a8a5-a55171c22104
# ╠═c232525d-58bd-470b-b5ab-049e428c5186
# ╠═aaddc734-bb9f-484b-9e4b-a387ff3c4d7d
# ╠═16203400-230b-46c0-9376-bb66ea51c50c
# ╠═1a69a283-a293-4f89-bec7-ee7d2bdb1167
# ╠═e6808d00-d343-4b73-86a6-3fa5167f779e
# ╟─7a702279-5ba2-4061-ac52-2648572eaf3f
# ╟─c0b8258c-b0ad-4d93-9efc-6dd073e865a8
# ╠═0252f521-b456-4e3f-909e-dadfef68d438
# ╠═1b8499a6-a49a-4ee7-bf7c-4d7b23ab1f6a
# ╠═10257271-e97f-49c5-8c28-2567245f7c4c
# ╠═f6c9c0ab-9d00-4ff2-b33e-c5cd3d31f830
# ╠═ec8ad974-456d-4421-965f-b78e4f704215
# ╟─1621706d-54c5-49d7-a159-fc2bf9f63439
# ╟─a26dc69f-58cc-4dc9-821f-63859d549f5a
# ╠═1961ad5d-be31-4889-af32-033974c43e7c
# ╟─5f135cd1-640b-494b-aaa7-4a857458af50
# ╠═c1957ec1-6f4b-49c7-87d7-412c26a253f5
# ╠═f2cd3eeb-46bd-4f02-a3b6-cc9959c32db3
# ╠═077c2cc7-c69e-4b39-ad82-30e2cc689eb2
# ╟─012f1c13-16aa-4dae-8984-dac65c9cc565
# ╟─b71a0707-9397-46c1-b178-c6b154efe2cf
# ╠═4bb52201-0463-4005-8fef-4ed532ed877c
# ╠═3e44a245-1874-4b19-9a07-58b0c10d38ba
# ╠═2679575a-6f30-4c89-a435-6a056ad012c7
# ╠═e0b33596-0000-46db-921f-6414699a13d0
# ╠═5724d3ac-7004-4913-9bf9-7c4d98bd4e68
# ╟─da2ab065-f7ab-4356-9fc9-115f72da7938
# ╟─d3563f52-cc91-46a8-8ea6-efd8deda1dbc
# ╟─a6d178e0-2eb2-45bc-b696-e2a2fa490472
# ╠═1cbbddd9-59be-43bd-bd3a-d6d485103636
# ╠═9c341e9c-629c-4aa2-9ad3-8360eb008dff
# ╟─e4cb07e2-05c3-438f-bc3a-0698858d12b9
# ╠═85a1eafb-5d5b-4116-b80d-95d3657eaf57
# ╠═91309ccb-e602-4bad-b17e-3e41769f2edd
# ╠═6800f7d8-b856-4594-8776-0f088b3009b3
# ╠═2b6be048-d8c5-40d3-ba2e-25f371dc066d
# ╠═03a4ec50-ac88-4584-9513-989a54f968f6
# ╠═0fb89d31-3278-4ffc-8044-9bb13cedd198
# ╟─45456603-59a9-40e5-841d-9c54cb8e54d8
# ╟─285581a7-4eb0-452d-a8d6-98f34de10648
# ╠═dfe09ea9-2384-427d-b42a-5c6c198de186
# ╠═b535d2d2-2bbd-4b73-a6ae-f41b5d58b8cd
# ╠═5d7480f5-d1a9-46e0-8be7-aa51a7ff4164
# ╠═64ef90b5-20ea-47c9-ac91-6593d111ba0b
# ╠═26f8b9ef-4185-4a03-b859-67c94867d7e7
# ╟─0127f197-3eb9-4cbf-91f6-18016d172c15
# ╠═3ce469b3-9a1a-4c4c-8899-c59ad16dbe8a
# ╠═4e4f4b9d-d046-4c1c-a44f-dca4f6b1f2d3
# ╠═61b9dfda-4afb-4964-85a9-77638823b687
# ╠═f5751762-8afd-402b-870e-f662104ada4b
# ╠═c14e0988-750d-4381-92d7-36bd6a561b30
# ╟─39e24eb1-e1ee-4206-a690-818ab527ce83
# ╠═7ca3bb5a-dc77-4695-bd60-ed7cd7dafc88
# ╠═ed736930-44e6-4c96-9379-452b115e38fe
# ╠═119af140-423c-4a1a-ac4f-b7cf49bdd207
# ╠═cddaacf8-9b7a-40bb-b8b0-b23cb42e3677
# ╠═6b2f504b-58aa-493c-a01c-d8e357379425
# ╟─00000000-0000-0000-0000-000000000001
# ╟─00000000-0000-0000-0000-000000000002
